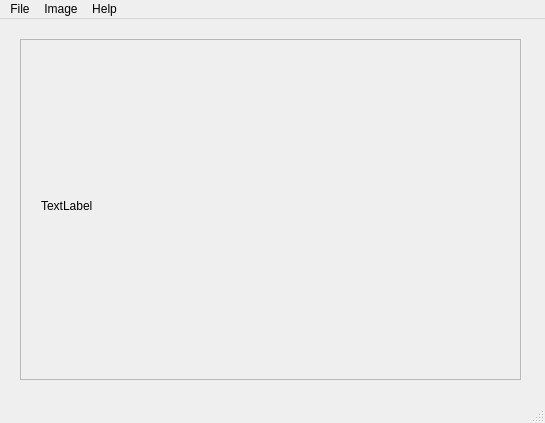
<?xml version="1.0" encoding="UTF-8"?>
<ui version="4.0">
 <class>ImageViewer</class>
 <widget class="QMainWindow" name="ImageViewer">
  <property name="geometry">
   <rect>
    <x>0</x>
    <y>0</y>
    <width>545</width>
    <height>423</height>
   </rect>
  </property>
  <property name="windowTitle">
   <string>ImageViewer</string>
  </property>
  <widget class="QWidget" name="centralwidget">
   <widget class="QScrollArea" name="scrollArea">
    <property name="geometry">
     <rect>
      <x>20</x>
      <y>20</y>
      <width>501</width>
      <height>341</height>
     </rect>
    </property>
    <property name="widgetResizable">
     <bool>true</bool>
    </property>
    <widget class="QWidget" name="scrollAreaWidgetContents">
     <property name="geometry">
      <rect>
       <x>0</x>
       <y>0</y>
       <width>499</width>
       <height>339</height>
      </rect>
     </property>
     <widget class="QLabel" name="label">
      <property name="geometry">
       <rect>
        <x>20</x>
        <y>60</y>
        <width>461</width>
        <height>211</height>
       </rect>
      </property>
      <property name="text">
       <string>TextLabel</string>
      </property>
     </widget>
    </widget>
   </widget>
  </widget>
  <widget class="QMenuBar" name="menubar">
   <property name="geometry">
    <rect>
     <x>0</x>
     <y>0</y>
     <width>545</width>
     <height>22</height>
    </rect>
   </property>
   <widget class="QMenu" name="menuFile">
    <property name="title">
     <string>File</string>
    </property>
    <addaction name="openAct"/>
    <addaction name="printAct"/>
    <addaction name="exitAct"/>
   </widget>
   <widget class="QMenu" name="menuImage">
    <property name="title">
     <string>Image</string>
    </property>
    <addaction name="zoominAct"/>
    <addaction name="zoomOutAct"/>
    <addaction name="normalSizeAct"/>
    <addaction name="fitToWindowAct"/>
   </widget>
   <widget class="QMenu" name="menuHelp">
    <property name="title">
     <string>Help</string>
    </property>
    <addaction name="aboutAct"/>
    <addaction name="aboutQtAct"/>
   </widget>
   <addaction name="menuFile"/>
   <addaction name="menuImage"/>
   <addaction name="menuHelp"/>
  </widget>
  <widget class="QStatusBar" name="statusbar"/>
  <action name="openAct">
   <property name="text">
    <string>&amp;Open...</string>
   </property>
   <property name="shortcut">
    <string>Ctrl+O</string>
   </property>
  </action>
  <action name="printAct">
   <property name="enabled">
    <bool>false</bool>
   </property>
   <property name="text">
    <string>&amp;Print...</string>
   </property>
   <property name="shortcut">
    <string>Ctrl+P</string>
   </property>
  </action>
  <action name="exitAct">
   <property name="text">
    <string>E&amp;xit</string>
   </property>
   <property name="toolTip">
    <string>Exit</string>
   </property>
   <property name="shortcut">
    <string>Ctrl+Q</string>
   </property>
  </action>
  <action name="zoominAct">
   <property name="enabled">
    <bool>false</bool>
   </property>
   <property name="text">
    <string>Zoom &amp;In (25%)</string>
   </property>
   <property name="toolTip">
    <string>Zoom In (25%)</string>
   </property>
   <property name="shortcut">
    <string>Ctrl+=</string>
   </property>
  </action>
  <action name="zoomOutAct">
   <property name="enabled">
    <bool>false</bool>
   </property>
   <property name="text">
    <string>Zoom O&amp;ut (25%)</string>
   </property>
   <property name="toolTip">
    <string>Zoom Out (25%)</string>
   </property>
   <property name="shortcut">
    <string>Ctrl+-</string>
   </property>
  </action>
  <action name="normalSizeAct">
   <property name="enabled">
    <bool>false</bool>
   </property>
   <property name="text">
    <string>&amp;Normal Size</string>
   </property>
   <property name="shortcut">
    <string>Ctrl+S</string>
   </property>
  </action>
  <action name="fitToWindowAct">
   <property name="checkable">
    <bool>true</bool>
   </property>
   <property name="enabled">
    <bool>false</bool>
   </property>
   <property name="text">
    <string>&amp;Fit to Window</string>
   </property>
   <property name="shortcut">
    <string>Ctrl+F</string>
   </property>
  </action>
  <action name="aboutAct">
   <property name="text">
    <string>&amp;About</string>
   </property>
  </action>
  <action name="aboutQtAct">
   <property name="text">
    <string>About &amp;Qt</string>
   </property>
  </action>
 </widget>
 <resources/>
 <connections/>
</ui>
